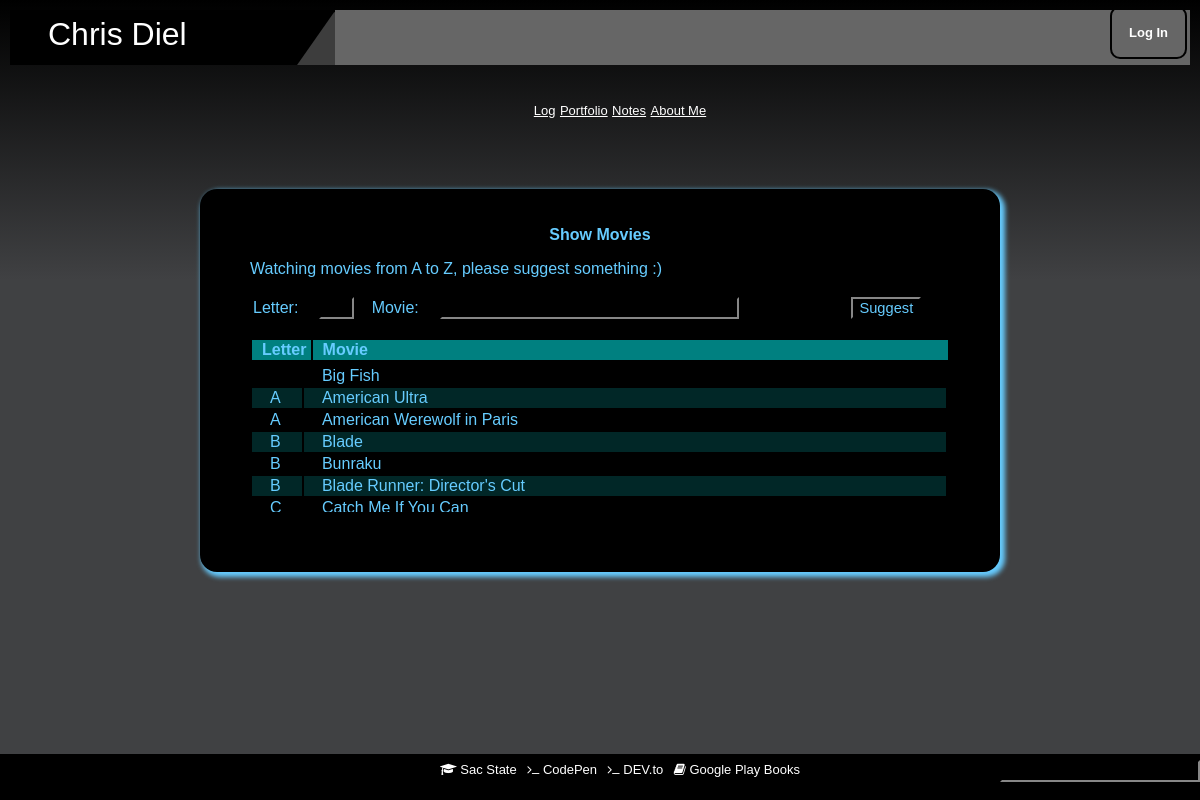
Page /movie_night.php on the committed database.
### tables this page shows
create table MOVIENIGHT(
  Letter char(1),
  Movie char(70) not null primary key
);

### User_fns.php (called while the page is built, shortened)
<?php
function get_movie_night_entries() {
   $conn = db_connect();
   $query = "select * from MOVIENIGHT order by Letter";
   $result = @$conn->query($query);
   $result = db_result_to_array($result);
   return $result;
}

### output_fns.php (the view, shortened to what this page needs)
<?php
function movie_night_form(){
    echo "<div width=\"80%\">";
    display_movie_suggestion_form();
    $suggestions = get_movie_night_entries();
    display_movie_requests($suggestions);
    echo "</div>";
}
function display_movie_requests($request_array) {
  if (!is_array($request_array)) {
    echo "<p>No request entries currently available</p>";
  } else {
    echo "<table class=\"MovieRequest\" border=\"0\" width=\"100%\" bgcolor=\"black\">\n";
    echo "<tr><th width=\"5%\" bgcolor=\"#008080\">Letter</th>";
    echo "<th width=\"84%\" bgcolor=\"#008080\">Movie</th>";
    echo "</table><div class=\"Scrollable\">";
    echo "<table class=\"MusicRequest\" border=\"0\" width=\"100%\" bgcolor=\"black\">\n";
    echo "<tr>";
    $counter = 0;
    foreach ($request_array as $row) {
        $counter++;
        $Letter = $row['Letter'];
        $Movie = $row['Movie'];
        echo "<tr ".alternate($counter)."><td width=\"7%\">".$Letter."</td>";
        echo "<td width=\"90%\">".$Movie."</a></td>";
        echo "</tr>";
    }
    echo "</table></div>";
  }
}
function alternate($counter){
    if(($counter%2) == 1)
    {
        $alternate = "class=\"odd\"";
    }else{
        $alternate = "class=\"even\"";
    }
    return $alternate;
}
?>
<?php
function display_public_menu() {
?>
<div id="Navigation">
<ul class="topNav">
        <?php public_links(); ?>
</ul>
</div>
<?php
echo "<br /><br /><br />";
}
function public_links() {
?>
        <a href="index.php">Log</a>
        <a href="portfolio.php">Portfolio</a>
        <a href="notesi.php">Notes</a>
        <a href="me.php">About Me</a>
<?php
}
?>

### header.php (shortened to what this page needs)
<!DOCTYPE HTML PUBLIC "-//W3C//DTD HTML 4.01 Transitional//EN">
<HTML>
    <head>
        <link rel="stylesheet" type="text/css" href="./main.css" />
        <link href="http://maxcdn.bootstrapcdn.com/font-awesome/4.2.0/css/font-awesome.min.css" rel="stylesheet" />
    </head>
    <BODY>
        <?php
        include_once('admin_fns.php');
        include_once('User_fns.php');
        include_once('output_fns.php');
        ?>
        <div id="container">
            <div id="BackGrad"></div>
            <div id="header">
                <div class="TopBarThing">
                    <a STYLE="text-decoration: none" href="index.php">
                        <div id="HeaderLogo"><div class="HeaderLogoCorner"></div>
                            <span class="HeaderLogoText">Chris Diel</span>
                        </div>
                    </a>
                    <div class="LoginMenu">
<?php
    if ((isset($_SESSION['admin'])) || (isset($_SESSION['user']))) {
?>
                            <a style="text-decoration:none" href="logout.php"><span class="LogInLink LogInHide">Log Out</span></a>
                            <?php
                        } else {
                            ?>
                            <a style="text-decoration:none" href="login.php"><span class="LogInLink LogInHide">Log In</span></a>
                            <?php
                        }
                        ?>
                    </div>
                </div>
            </div>
            <div id="body">
<?php
if (isset($_SESSION['admin'])) {
    display_admin_menu();
} else if (isset($_SESSION['user'])) {
    display_user_menu();
} else {
    display_public_menu();
}
?>

### movie_night.php (shortened to what this page needs)
<?php
  include ('header.php');
    echo "<div class=\"project\">";
    echo "<p><center><strong>Show Movies</strong></center></p>";
    echo "<p>Watching movies from A to Z, please suggest something :)</p>";
    movie_night_form();
    echo "</div>";
  include ('footer.php');
?>

### admin_fns.php (shortened to what this page needs)
<?php
function display_movie_suggestion_form() {
?>
  <form method="post" action="movie_night.php">
  <table border="0" width="100%">
  <tr>
    <td>Letter:</td>
    <td><input type="text" name="Letter" size="1"
               value="" /></td>
    <td>Movie:</td>
    <td><input type="text" name="Movie" size="32"
               value="" /></td>
      <td>
        <input type="submit" value="Suggest" />
    </td>
   </tr>
  </table>
  </form>
<?php
}
   ?>

### footer.php (shortened to what this page needs)
<br>
    </div>
    <div id="footer">
        <div id="footerlinks">
    <a href="http://my.csus.edu"><i class="fa fa-graduation-cap"></i> Sac State</a>
    <a href="http://codepen.io"><i class="fa fa-terminal"></i> CodePen</a>
    <a href="https://dev.to/"><i class="fa fa-terminal"></i> DEV.to</a>
    <a href="https://play.google.com/books"><i class="fa fa-book"></i> Google Play Books</a>
    </div>
        <div id="footerSearch">
    <form action="http://www.google.com/search">
                      <input class="google" maxlength=2048 size=30 name=q value="" title="Google Search">
              </form>
            </div>
    </div>
</div>
</body>
</html>

### main.css (style rules this page uses)
html, body { margin:0; padding:0; height:100%; }
body { FONT-FAMILY: calibri, Arial, courier; color: #66ccff; text-align: center; background: #404143; width: 100%; }
.TopBarThing { height: 55px; width: 100%; border: 0px; background-color: #666666; overflow: hidden; }
tr.even { background-color: #012727; }
.LoginMenu { float: right; margin-top: 1px; }
.LogInLink { text-decoration: none; padding: 17px 17px; font-weight: bold; border-radius: 10px; border: 2px solid black; top: 14px; right: 3px; position: relative; }
#container { min-height:100%; position:relative; }
#header { padding:10px; }
#HeaderLogo { float: left; max-width: 325px; width: 100%; height: 55px; background-color: black; overflow: hidden; }
.HeaderLogoCorner { height: 60px; width: 90px; background-color: #666666; position: relative; top: 26px; left: 278px; opacity: .6; transform: rotate(125deg); -ms-transform: rotate(125deg); -webkit-transform: rotate(125deg); -o-transform: rotate(142deg); -moz-transform: rotate(125deg); }
.HeaderLogoText { FONT-FAMILY: Moltors, calibri, Arial, courier; font-size: 32px; position: relative; position: absolute; top: 16px; left: 4%; }
.MusicRequest { text-align: left; }
.MusicRequest th, .MusicRequest td { padding-left: 18px; }
.MovieRequest { text-align: left; }
.MovieRequest th, .MovieRequest td { padding-left: 10px; }
.Scrollable { overflow-y: scroll; max-height: 150px; width: 99.7%; }
#BackGrad { position:absolute; z-index: -1; height: 280px; width: 100%; background: -webkit-linear-gradient(black, #404143); background: -o-linear-gradient(black, #404143); background: -moz-linear-gradient(black, #404143); background: linear-gradient(black, #404143); }
#body { padding:10px; padding-bottom:60px; }
#footer { position: absolute; bottom:0; width:100%; height:40px; background:black; padding-top: 6px; }
#footerlinks { padding-left:20%; }
.google { max-width:200px; width:100%; }
#footerlinks a { text-decoration: none; padding: 0 3px; }
#footerSearch { float:right; right:10; }
#footer div { display: inline-block; }
div.project { border-radius: 17px; background-color: black; max-width: 700px; width: 100%; margin-left: auto; margin-right: auto; padding-top:21px; padding-bottom:60px; padding-right:50px; padding-left:50px; text-align: left; box-shadow: 3px 3px 5px 2px; }
ul { list-style-type: none; }
A:link { FONT-SIZE: 13px; BACKGROUND: none transparent scroll repeat 0% 0%; COLOR: #FFFFFF; FONT-FAMILY: Verdana, Helvetica; }
INPUT { background-color: black; border-color: 333333; color: 66ccff; FONT-FAMILY: Verdana, Helvetica; font-weight: 0; font-size: 11pt; }

### rows in the picture
movienight: Movie "Big Fish"
movienight: Letter "A", Movie "American Ultra"
movienight: Letter "A", Movie "American Werewolf in Paris"
movienight: Letter "B", Movie "Blade"
movienight: Letter "B", Movie "Bunraku"
movienight: Letter "B", Movie "Blade Runner: Director's Cut"
movienight: Letter "C", Movie "Catch Me If You Can"
